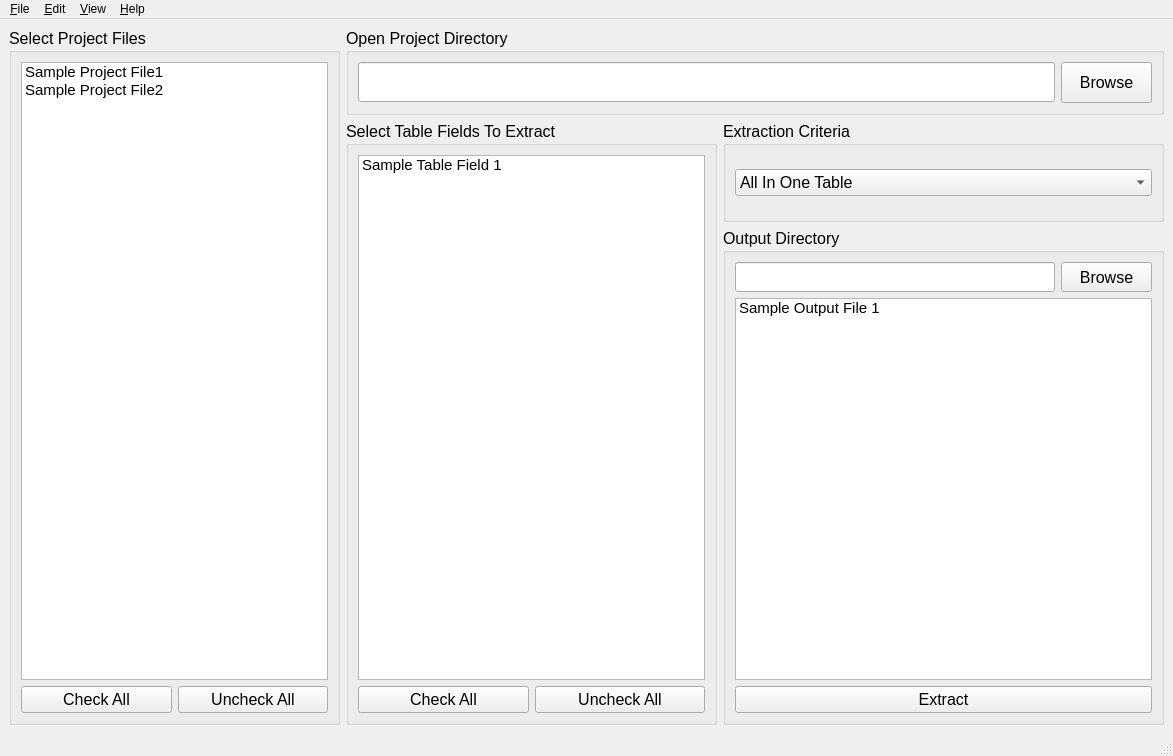
<?xml version="1.0" encoding="UTF-8"?>
<ui version="4.0">
 <class>MainWindow</class>
 <widget class="QMainWindow" name="MainWindow">
  <property name="geometry">
   <rect>
    <x>0</x>
    <y>0</y>
    <width>1173</width>
    <height>756</height>
   </rect>
  </property>
  <property name="windowTitle">
   <string>Textract</string>
  </property>
  <widget class="QWidget" name="centralwidget">
   <layout class="QGridLayout" name="gridLayout_6">
    <item row="0" column="0" rowspan="3">
     <widget class="QGroupBox" name="selectProjectGroupBox">
      <property name="minimumSize">
       <size>
        <width>331</width>
        <height>691</height>
       </size>
      </property>
      <property name="font">
       <font>
        <pointsize>12</pointsize>
       </font>
      </property>
      <property name="title">
       <string>Select Project Files</string>
      </property>
      <layout class="QGridLayout" name="gridLayout_3">
       <item row="1" column="0">
        <widget class="QPushButton" name="selectProjectCheckButton">
         <property name="minimumSize">
          <size>
           <width>100</width>
           <height>25</height>
          </size>
         </property>
         <property name="text">
          <string>Check All</string>
         </property>
        </widget>
       </item>
       <item row="1" column="1">
        <widget class="QPushButton" name="selectProjectUncheckButton">
         <property name="minimumSize">
          <size>
           <width>100</width>
           <height>25</height>
          </size>
         </property>
         <property name="text">
          <string>Uncheck All</string>
         </property>
        </widget>
       </item>
       <item row="0" column="0" colspan="2">
        <widget class="QListWidget" name="selectProjectListWidget">
         <property name="minimumSize">
          <size>
           <width>0</width>
           <height>0</height>
          </size>
         </property>
         <property name="maximumSize">
          <size>
           <width>16777215</width>
           <height>16777215</height>
          </size>
         </property>
         <property name="font">
          <font>
           <pointsize>11</pointsize>
          </font>
         </property>
         <property name="iconSize">
          <size>
           <width>24</width>
           <height>24</height>
          </size>
         </property>
         <item>
          <property name="text">
           <string>Sample Project File1</string>
          </property>
          <property name="checkState">
           <enum>Unchecked</enum>
          </property>
          <property name="icon">
           <iconset resource="../../resources/base/base.qrc">
            <normaloff>:/base/file.png</normaloff>:/base/file.png</iconset>
          </property>
         </item>
         <item>
          <property name="text">
           <string>Sample Project File2</string>
          </property>
          <property name="checkState">
           <enum>Unchecked</enum>
          </property>
          <property name="icon">
           <iconset resource="../../resources/base/base.qrc">
            <normaloff>:/base/txt.png</normaloff>:/base/txt.png</iconset>
          </property>
         </item>
        </widget>
       </item>
      </layout>
     </widget>
    </item>
    <item row="0" column="1" colspan="2">
     <widget class="QGroupBox" name="openProjectGroupBox">
      <property name="minimumSize">
       <size>
        <width>791</width>
        <height>71</height>
       </size>
      </property>
      <property name="maximumSize">
       <size>
        <width>16777215</width>
        <height>16777215</height>
       </size>
      </property>
      <property name="font">
       <font>
        <pointsize>12</pointsize>
       </font>
      </property>
      <property name="title">
       <string>Open Project Directory</string>
      </property>
      <layout class="QGridLayout" name="gridLayout">
       <item row="0" column="0">
        <widget class="QLineEdit" name="openProjectLineEdit">
         <property name="minimumSize">
          <size>
           <width>441</width>
           <height>40</height>
          </size>
         </property>
        </widget>
       </item>
       <item row="0" column="1">
        <widget class="QPushButton" name="openProjectButton">
         <property name="minimumSize">
          <size>
           <width>91</width>
           <height>41</height>
          </size>
         </property>
         <property name="text">
          <string>Browse</string>
         </property>
        </widget>
       </item>
      </layout>
     </widget>
    </item>
    <item row="1" column="1" rowspan="2">
     <widget class="QGroupBox" name="selectTableGroupBox">
      <property name="minimumSize">
       <size>
        <width>371</width>
        <height>581</height>
       </size>
      </property>
      <property name="font">
       <font>
        <pointsize>12</pointsize>
       </font>
      </property>
      <property name="title">
       <string>Select Table Fields To Extract</string>
      </property>
      <layout class="QGridLayout" name="gridLayout_2">
       <item row="0" column="0" colspan="2">
        <widget class="QListWidget" name="selectTableListWidget">
         <property name="font">
          <font>
           <pointsize>11</pointsize>
          </font>
         </property>
         <item>
          <property name="text">
           <string>Sample Table Field 1</string>
          </property>
          <property name="checkState">
           <enum>Unchecked</enum>
          </property>
         </item>
        </widget>
       </item>
       <item row="1" column="1">
        <widget class="QPushButton" name="selectTableUncheckButton">
         <property name="text">
          <string>Uncheck All</string>
         </property>
        </widget>
       </item>
       <item row="1" column="0">
        <widget class="QPushButton" name="selectTableCheckButton">
         <property name="text">
          <string>Check All</string>
         </property>
        </widget>
       </item>
      </layout>
     </widget>
    </item>
    <item row="1" column="2">
     <widget class="QGroupBox" name="extractGroupBox">
      <property name="minimumSize">
       <size>
        <width>411</width>
        <height>101</height>
       </size>
      </property>
      <property name="font">
       <font>
        <pointsize>12</pointsize>
       </font>
      </property>
      <property name="title">
       <string>Extraction Criteria</string>
      </property>
      <layout class="QGridLayout" name="gridLayout_4">
       <item row="0" column="0">
        <widget class="QComboBox" name="extractComboBox">
         <item>
          <property name="text">
           <string>All In One Table</string>
          </property>
         </item>
         <item>
          <property name="text">
           <string>Daily Table</string>
          </property>
         </item>
         <item>
          <property name="text">
           <string>Monthly Table</string>
          </property>
         </item>
         <item>
          <property name="text">
           <string>Yearly Table</string>
          </property>
         </item>
        </widget>
       </item>
      </layout>
     </widget>
    </item>
    <item row="2" column="2">
     <widget class="QGroupBox" name="outputGroupBox">
      <property name="minimumSize">
       <size>
        <width>411</width>
        <height>451</height>
       </size>
      </property>
      <property name="font">
       <font>
        <pointsize>12</pointsize>
       </font>
      </property>
      <property name="title">
       <string>Output Directory</string>
      </property>
      <layout class="QGridLayout" name="gridLayout_5">
       <item row="0" column="1">
        <widget class="QPushButton" name="outputBrowseButton">
         <property name="minimumSize">
          <size>
           <width>91</width>
           <height>30</height>
          </size>
         </property>
         <property name="text">
          <string>Browse</string>
         </property>
        </widget>
       </item>
       <item row="0" column="0">
        <widget class="QLineEdit" name="outputLineEdit">
         <property name="minimumSize">
          <size>
           <width>281</width>
           <height>30</height>
          </size>
         </property>
        </widget>
       </item>
       <item row="1" column="0" colspan="2">
        <widget class="QListWidget" name="outputListWidget">
         <property name="minimumSize">
          <size>
           <width>391</width>
           <height>221</height>
          </size>
         </property>
         <property name="font">
          <font>
           <pointsize>11</pointsize>
          </font>
         </property>
         <property name="iconSize">
          <size>
           <width>24</width>
           <height>24</height>
          </size>
         </property>
         <item>
          <property name="text">
           <string>Sample Output File 1</string>
          </property>
          <property name="checkState">
           <enum>Unchecked</enum>
          </property>
          <property name="icon">
           <iconset resource="../../resources/base/base.qrc">
            <normaloff>:/base/excel.png</normaloff>:/base/excel.png</iconset>
          </property>
         </item>
        </widget>
       </item>
       <item row="3" column="0" colspan="2">
        <widget class="QPushButton" name="extractButton">
         <property name="text">
          <string>Extract</string>
         </property>
        </widget>
       </item>
      </layout>
     </widget>
    </item>
   </layout>
  </widget>
  <widget class="QMenuBar" name="menubar">
   <property name="geometry">
    <rect>
     <x>0</x>
     <y>0</y>
     <width>1173</width>
     <height>21</height>
    </rect>
   </property>
   <widget class="QMenu" name="menu_File">
    <property name="title">
     <string>&amp;File</string>
    </property>
    <addaction name="action_Open"/>
    <addaction name="separator"/>
    <addaction name="actionQuit"/>
   </widget>
   <widget class="QMenu" name="menu_Edit">
    <property name="title">
     <string>&amp;Edit</string>
    </property>
   </widget>
   <widget class="QMenu" name="menu_View">
    <property name="title">
     <string>&amp;View</string>
    </property>
   </widget>
   <widget class="QMenu" name="menu_Help">
    <property name="title">
     <string>&amp;Help</string>
    </property>
    <addaction name="action_About"/>
    <addaction name="separator"/>
    <addaction name="action_About_Textract"/>
    <addaction name="separator"/>
    <addaction name="action_About_Author"/>
   </widget>
   <addaction name="menu_File"/>
   <addaction name="menu_Edit"/>
   <addaction name="menu_View"/>
   <addaction name="menu_Help"/>
  </widget>
  <widget class="QStatusBar" name="statusbar">
   <property name="font">
    <font>
     <pointsize>10</pointsize>
    </font>
   </property>
   <property name="acceptDrops">
    <bool>false</bool>
   </property>
   <property name="sizeGripEnabled">
    <bool>true</bool>
   </property>
  </widget>
  <action name="action_Open">
   <property name="text">
    <string>&amp;Open</string>
   </property>
  </action>
  <action name="actionQuit">
   <property name="text">
    <string>Quit</string>
   </property>
  </action>
  <action name="action_About">
   <property name="text">
    <string>&amp;About</string>
   </property>
  </action>
  <action name="actionAbout_Textract">
   <property name="text">
    <string>About Textract</string>
   </property>
  </action>
  <action name="action_About_Textract">
   <property name="text">
    <string>&amp;About Textract</string>
   </property>
  </action>
  <action name="action_About_Author">
   <property name="text">
    <string>&amp;About Author</string>
   </property>
  </action>
 </widget>
 <resources>
  <include location="../../resources/base/base.qrc"/>
 </resources>
 <connections/>
</ui>
